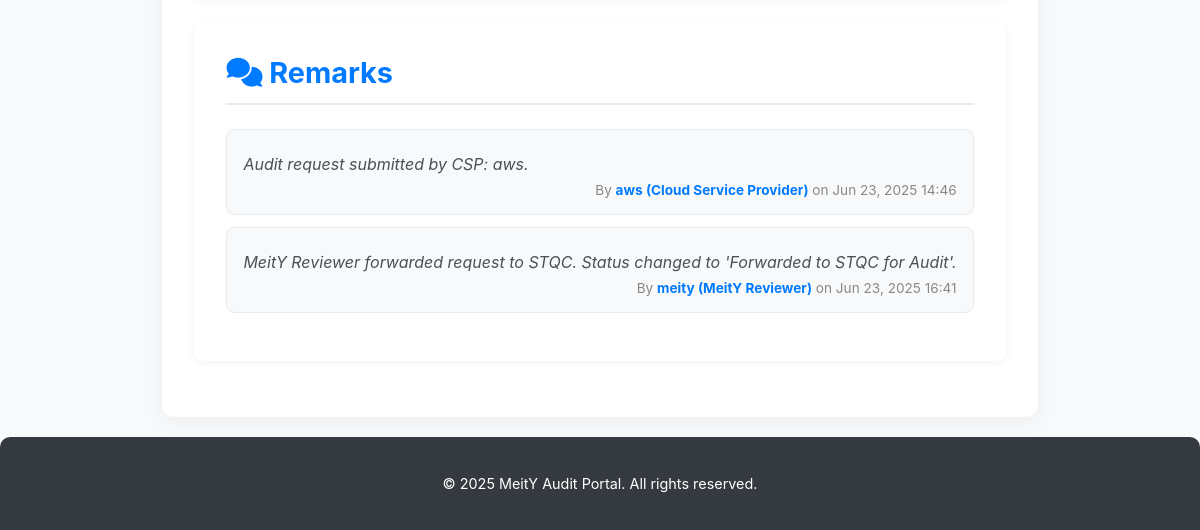
Page /audit-requests/2/ (signed in, lower part) on the earlier database version.
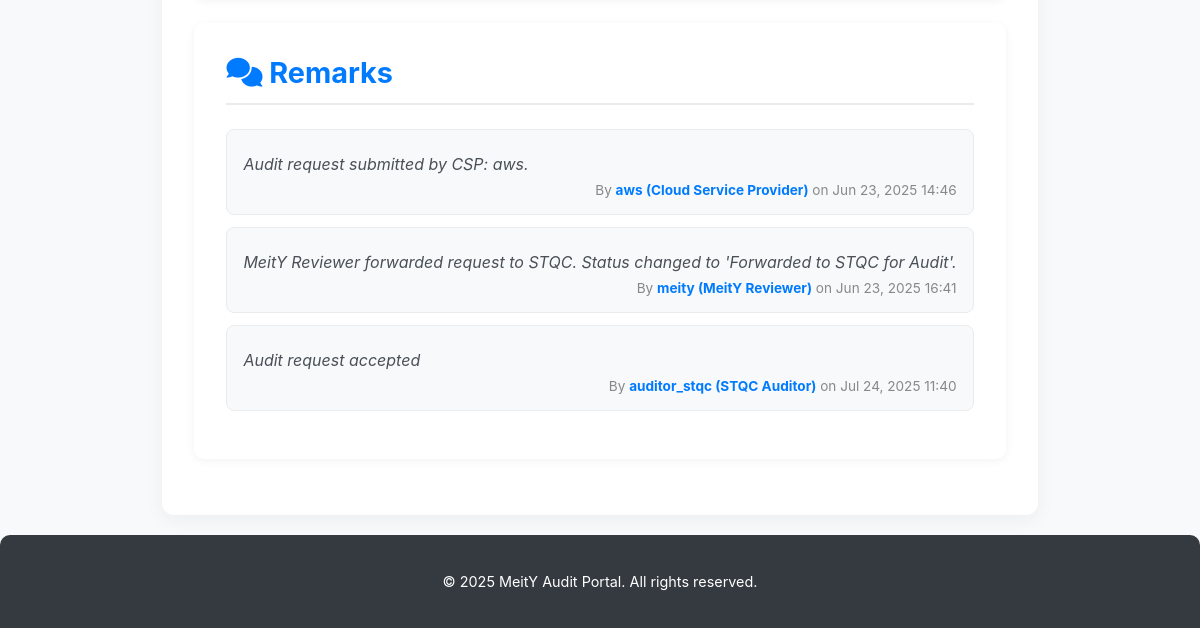
Same page on the later database version.
### audit_management/models.py (models this page shows, shortened)
class Remark(models.Model):
    audit_request = models.ForeignKey(AuditRequest, on_delete=models.CASCADE, related_name='remarks')
    author = models.ForeignKey(settings.AUTH_USER_MODEL, on_delete=models.CASCADE)
    comment = models.TextField()
    timestamp = models.DateTimeField(auto_now_add=True)
    class Meta:
        ordering = ['timestamp']

### users/models.py (models this page shows, shortened)
class CustomUser(AbstractUser):
    ROLE_CHOICES = (
        ('CSP', 'Cloud Service Provider'),
        ('MeitY_Reviewer', 'MeitY Reviewer'),
        ('STQC_Auditor', 'STQC Auditor'),
        ('Scientist_F', 'Scientist F (Governing Authority)'),
    )
    role = models.CharField(max_length=50, choices=ROLE_CHOICES, default='CSP')
    organization = models.CharField(max_length=255, blank=True, null=True) # E.g., AWS, Azure, MeitY, STQC
    @property
    def is_csp(self):
        return self.role == 'CSP'
    @property
    def is_meity_reviewer(self):
        return self.role == 'MeitY_Reviewer'
    @property
    def is_stqc_auditor(self):
        return self.role == 'STQC_Auditor'
    @property
    def is_scientist_f(self):
        return self.role == 'Scientist_F'

### audit_management/views.py (the view, shortened to what this page needs)
# urls.py: path('audit-requests/<int:pk>/', views.audit_request_detail, name='audit_request_detail'),
@login_required
def audit_request_detail(request, pk):
    audit_request = get_object_or_404(AuditRequest, pk=pk)
    remark_form = RemarkForm()
    document_form = DocumentUploadForm()
    status_form = None # Will be initialized conditionally
    status_form_title = ""
    status_submit_button_text = "Update Status"
    audit_request = get_object_or_404(AuditRequest, pk=pk)
    documents = audit_request.documents.all()
    remarks = audit_request.remarks.all()
    if request.user.is_meity_reviewer and audit_request.status == 'Submitted_by_CSP':
        status_form = AuditRequestStatusUpdateForm(instance=audit_request, user=request.user, current_status=audit_request.status)
        status_form_title = "Action: Forward to STQC for Audit"
        status_submit_button_text = "Forward to STQC"
    elif request.user.is_stqc_auditor and audit_request.status == 'Forwarded_to_STQC':
        status_form = AuditRequestStatusUpdateForm(instance=audit_request, user=request.user, current_status=audit_request.status)
        status_form_title = "Action: Mark Audit as Completed"
        status_submit_button_text = "Mark Audit Completed"
    elif request.user.is_scientist_f and audit_request.status == 'Audit_Completed_by_STQC':
        status_form = AuditRequestStatusUpdateForm(instance=audit_request, user=request.user, current_status=audit_request.status)
        status_form_title = "Action: Finalize Audit Decision"
        status_submit_button_text = "Finalize Decision"
    context = {
        'audit_request': audit_request,
        'documents': documents,
        'remarks': remarks,
        'remark_form': remark_form,
        'document_form': document_form,
        'status_form': status_form, # This will be None if no form applies
        'status_form_title': status_form_title,
        'status_submit_button_text': status_submit_button_text,
    }
    return render(request, 'audit_management/audit_request_detail.html', context)

### templates/audit_management/audit_request_detail.html (shortened to what this page needs)
{% extends 'base.html' %}
{% block content %}
<div class="info-section">
    <h3><i class="fas fa-comments"></i> Remarks</h3>
    {% if remarks %}
        <ul class="remark-list">
            {% for remark in remarks %}
                <li>
                    <p>{{ remark.comment }}</p>
                    <div class="remark-meta">By <strong>{{ remark.author.username }} ({{ remark.author.get_role_display }})</strong> on {{ remark.timestamp|date:"M d, Y H:i" }}</div>
                </li>
            {% endfor %}
        </ul>
    {% else %}
        <p class="no-items"><i class="fas fa-comment-dots"></i> No remarks added for this request yet.</p>
    {% endif %}
</div>
{%endblock%}

Differences in the rows shown:
added Remark: comment "Audit request accepted", author.username "auditor_stqc", author.role "STQC Auditor", timestamp "Jul 24, 2025 11:40"
